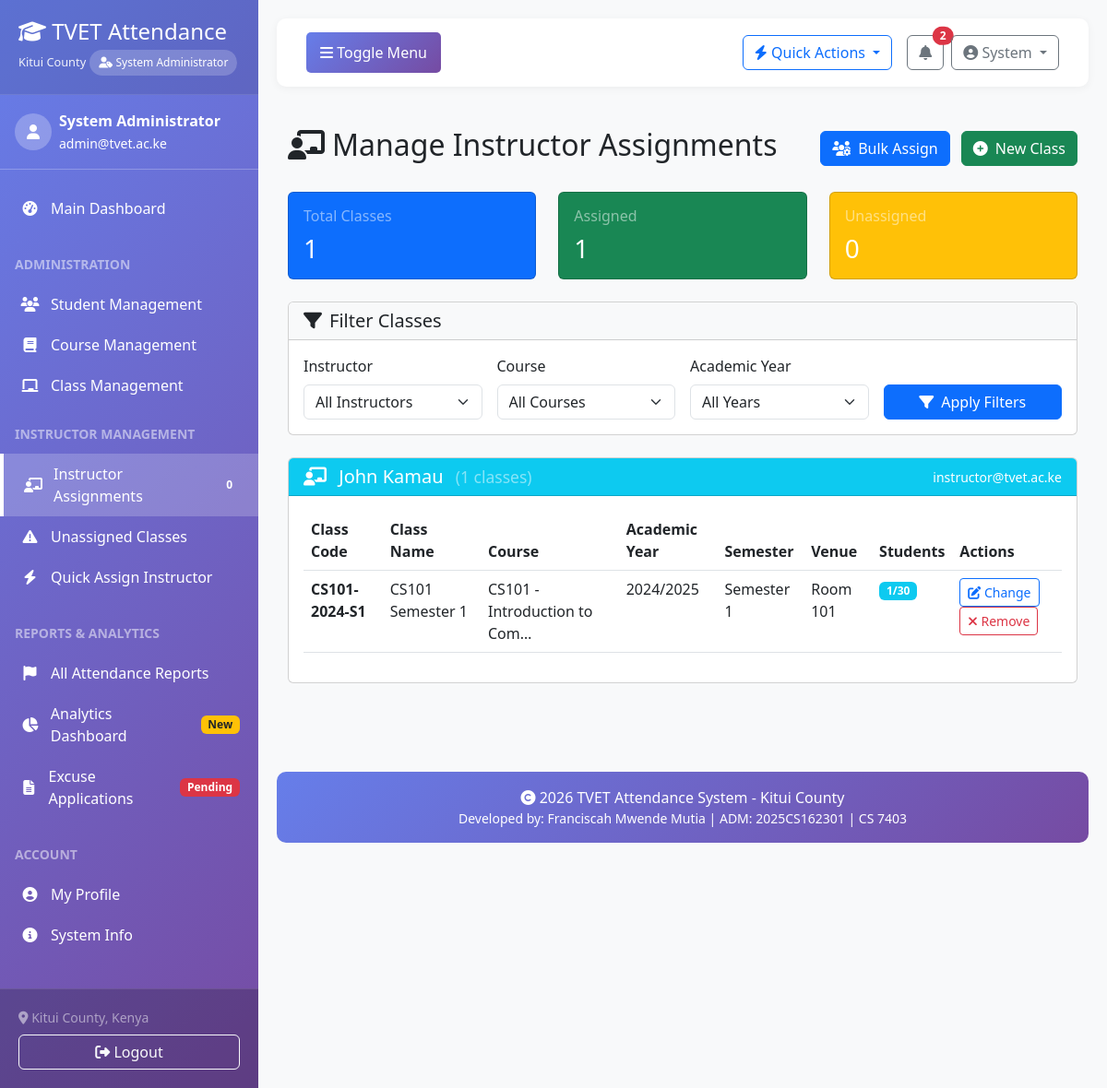
The app's page /courses/instructor-assignments/ (signed in), older data.
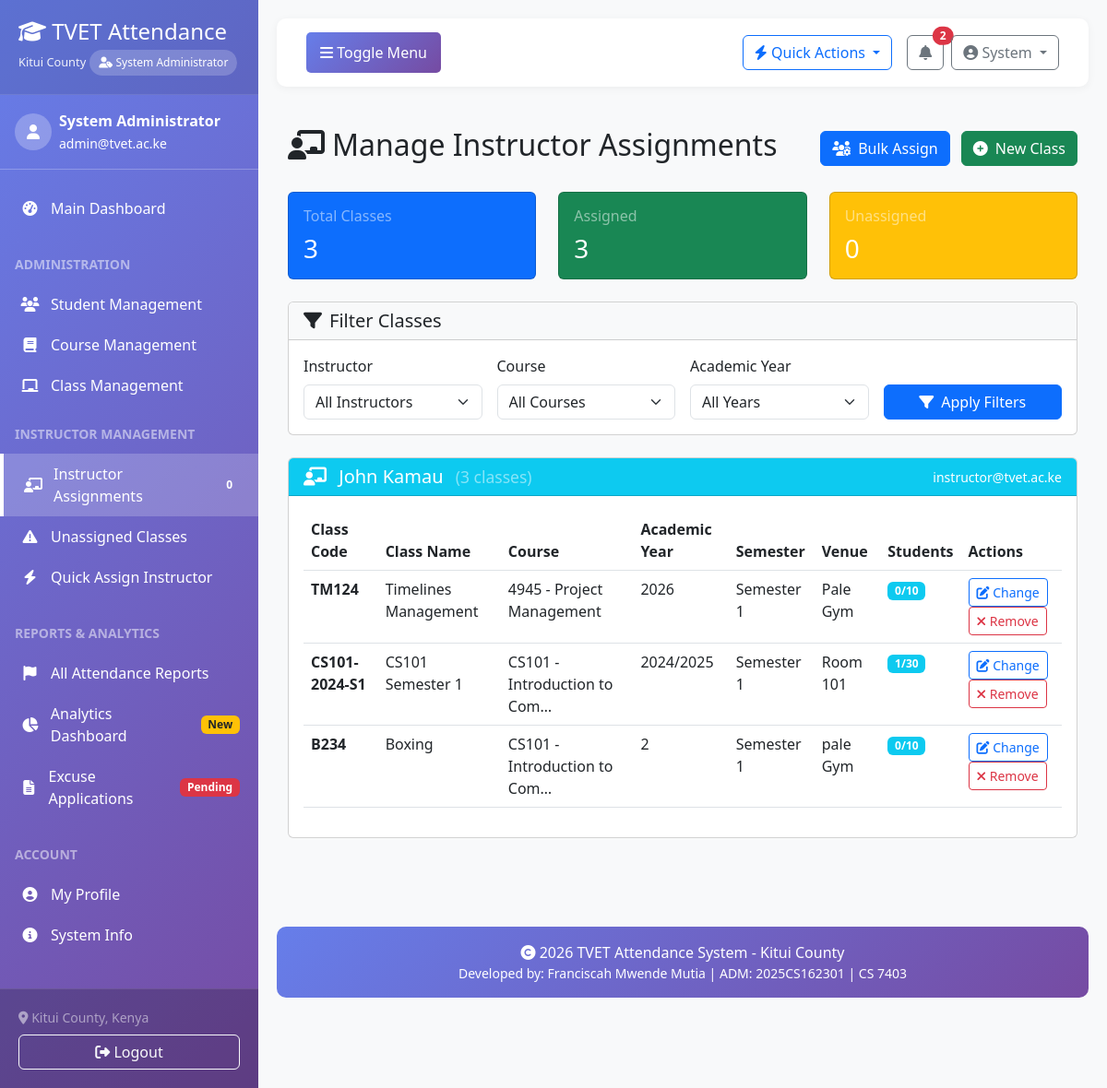
The same page, newer data.
### accounts/models.py (models this page shows, shortened)
class User(AbstractUser):
    USER_TYPE_CHOICES = (
        ('admin', 'System Administrator'),
        ('instructor', 'Instructor/Lecturer'),
        ('student', 'Student'),
        ('registrar', 'Registrar'),
        ('hod', 'Head of Department'),
    )
    ACCOUNT_STATUS_CHOICES = (
        ('pending', 'Pending Approval'),
        ('approved', 'Approved'),
        ('rejected', 'Rejected'),
        ('suspended', 'Suspended'),
    )
    user_type = models.CharField(max_length=20, choices=USER_TYPE_CHOICES, default='student')
    phone_number = models.CharField(max_length=15, blank=True, null=True)
    profile_picture = models.ImageField(upload_to='profile_pics/', blank=True, null=True)
    department = models.CharField(max_length=100, blank=True, null=True)
    account_status = models.CharField(max_length=20, choices=ACCOUNT_STATUS_CHOICES, default='pending')
    approved_by = models.ForeignKey('self', on_delete=models.SET_NULL, null=True, blank=True, related_name='approved_users')
    approved_at = models.DateTimeField(null=True, blank=True)
    rejection_reason = models.TextField(blank=True, null=True)
    created_at = models.DateTimeField(auto_now_add=True)
    updated_at = models.DateTimeField(auto_now=True)
    def approve(self, admin_user):
        """Approve this user account"""
        self.account_status = 'approved'
        self.approved_by = admin_user
        self.approved_at = timezone.now()
        self.is_active = True
        self.save()
    class Meta:
        verbose_name = 'User'
        verbose_name_plural = 'Users'
        permissions = [
            ('approve_users', 'Can approve user accounts'),
            ('manage_users', 'Can manage all users'),
        ]

### courses/models.py (models this page shows, shortened)
class Class(models.Model):
    course = models.ForeignKey(Course, on_delete=models.CASCADE, related_name='classes')
    class_code = models.CharField(max_length=20, unique=True)
    name = models.CharField(max_length=200)
    instructor = models.ForeignKey(settings.AUTH_USER_MODEL, on_delete=models.SET_NULL,
                                   null=True, limit_choices_to={'user_type': 'instructor'})
    academic_year = models.CharField(max_length=20)
    semester = models.IntegerField(default=1)
    start_date = models.DateField()
    end_date = models.DateField()
    meeting_days = models.CharField(max_length=100, help_text="e.g., Monday, Wednesday, Friday")
    meeting_time = models.CharField(max_length=50, help_text="e.g., 10:00 AM - 12:00 PM")
    venue = models.CharField(max_length=100)
    max_students = models.IntegerField(default=30)
    is_active = models.BooleanField(default=True)
    created_at = models.DateTimeField(auto_now_add=True)
    updated_at = models.DateTimeField(auto_now=True)
    class Meta:
        verbose_name_plural = 'Classes'
        ordering = ['-academic_year', 'semester', 'class_code']

class Course(models.Model):
    LEVEL_CHOICES = (
        ('certificate', 'Certificate'),
        ('diploma', 'Diploma'),
        ('artisan', 'Artisan'),
        ('craft', 'Craft'),
    )
    code = models.CharField(max_length=20, unique=True)
    name = models.CharField(max_length=200)
    description = models.TextField(blank=True)
    level = models.CharField(max_length=20, choices=LEVEL_CHOICES, default='certificate')
    duration_months = models.IntegerField(default=12)
    department = models.CharField(max_length=100)
    is_active = models.BooleanField(default=True)
    created_at = models.DateTimeField(auto_now_add=True)
    updated_at = models.DateTimeField(auto_now=True)
    class Meta:
        ordering = ['code']

### courses/views.py (the view)
# urls.py: path('instructor-assignments/', views.manage_instructor_assignments, name='manage_instructor_assignments'),
@login_required
@staff_member_required
def manage_instructor_assignments(request):
    instructor_id = request.GET.get('instructor')
    course_id = request.GET.get('course')
    academic_year = request.GET.get('academic_year')
    classes = Class.objects.select_related('course', 'instructor').all()
    if instructor_id:
        classes = classes.filter(instructor_id=instructor_id)
    if course_id:
        classes = classes.filter(course_id=course_id)
    if academic_year:
        classes = classes.filter(academic_year=academic_year)
    instructors = User.objects.filter(user_type='instructor', is_active=True)
    courses = Course.objects.filter(is_active=True)
    academic_years = Class.objects.values_list('academic_year', flat=True).distinct().order_by('-academic_year')
    unassigned_classes = classes.filter(instructor__isnull=True)
    instructor_classes = {}
    for instructor in instructors:
        assigned = classes.filter(instructor=instructor)
        if assigned.exists():
            instructor_classes[instructor] = assigned
    context = {
        'instructors': instructors,
        'courses': courses,
        'academic_years': academic_years,
        'instructor_classes': instructor_classes,
        'unassigned_classes': unassigned_classes,
        'total_classes': classes.count(),
        'assigned_count': classes.filter(instructor__isnull=False).count(),
        'unassigned_count': unassigned_classes.count(),
    }
    return render(request, 'courses/manage_instructor_assignments.html', context)

### templates/courses/manage_instructor_assignments.html (shortened to what the changed rows need)
{% extends 'base.html' %}
{% load static %}
{% block content %}
<div class="container-fluid py-4">
    <div class="row mb-4">
        <div class="col-12">
            <div class="d-flex justify-content-between align-items-center">
                <h1 class="h2">
                    <i class="fas fa-chalkboard-teacher me-2"></i>Manage Instructor Assignments
                </h1>
            </div>
        </div>
    </div>
    <div class="row mb-4">
        <div class="col-md-4">
            <div class="card bg-primary text-white h-100">
                <div class="card-body">
                    <h6 class="text-white-50">Total Classes</h6>
                    <h3 class="mb-0">{{ total_classes }}</h3>
                </div>
            </div>
        </div>
        <div class="col-md-4">
            <div class="card bg-success text-white h-100">
                <div class="card-body">
                    <h6 class="text-white-50">Assigned</h6>
                    <h3 class="mb-0">{{ assigned_count }}</h3>
                </div>
            </div>
        </div>
    </div>
    {% for instructor, classes in instructor_classes.items %}
        {% if classes %}
        <div class="card mb-4">
            <div class="card-header bg-info text-white d-flex justify-content-between align-items-center">
                <h5 class="mb-0">
                    <i class="fas fa-chalkboard-teacher me-2"></i>
                    {{ instructor.get_full_name|default:instructor.username }}
                    <small class="text-white-50 ms-2">({{ classes.count }} classes)</small>
                </h5>
                <small>{{ instructor.email }}</small>
            </div>
            <div class="card-body">
                <div class="table-responsive">
                    <table class="table table-hover">
                        <thead>
                            <tr>
                                <th>Class Code</th>
                                <th>Class Name</th>
                                <th>Course</th>
                                <th>Academic Year</th>
                                <th>Semester</th>
                                <th>Venue</th>
                                <th>Students</th>
                                <th>Actions</th>
                            </tr>
                        </thead>
                        <tbody>
                            {% for class in classes %}
                            <tr>
                                <td><strong>{{ class.class_code }}</strong></td>
                                <td>{{ class.name }}</td>
                                <td>{{ class.course.code }} - {{ class.course.name|truncatechars:20 }}</td>
                                <td>{{ class.academic_year }}</td>
                                <td>
                                    {% if class.semester == 1 %}Semester 1
                                    {% elif class.semester == 2 %}Semester 2
                                    {% elif class.semester == 3 %}Semester 3
                                    {% else %}Semester {{ class.semester }}
                                    {% endif %}
                                </td>
                                <td>{{ class.venue|default:"—" }}</td>
                                <td>
                                    <span class="badge bg-info">{{ class.enrollments.count }}/{{ class.max_students }}</span>
                                </td>
                                <td>
                                    <button class="btn btn-sm btn-outline-primary assign-single"
                                            data-class-id="{{ class.id }}"
                                            data-class-code="{{ class.class_code }}"
                                            data-current-instructor="{{ instructor.id }}">
                                        <i class="fas fa-edit"></i> Change
                                    </button>
                                    <button class="btn btn-sm btn-outline-danger remove-instructor"
                                            data-class-id="{{ class.id }}"
                                            data-class-code="{{ class.class_code }}">
                                        <i class="fas fa-times"></i> Remove
                                    </button>
                                </td>
                            </tr>
                            {% endfor %}
                        </tbody>
                    </table>
                </div>
            </div>
        </div>
        {% endif %}
    {% endfor %}
</div>
{% endblock %}

Row changes from the older to the newer data that the page shows:
changed User "John Kamau": count "1" → "3"
added Class: class_code "TM124", name "Timelines Management", course.code "4945", course.name "Project Management", academic_year "2026", semester "Semester 1", venue "Pale Gym", enrollments.count "0", max_students "10", shown under User "John Kamau"
added Class: class_code "B234", name "Boxing", course.code "CS101", course.name "Introduction to Com…", academic_year "2", semester "Semester 1", venue "pale Gym", enrollments.count "0", max_students "10", shown under User "John Kamau"
Text that changed along with them:
{{ total_classes }}: "1" → "3"
{{ assigned_count }}: "1" → "3"
